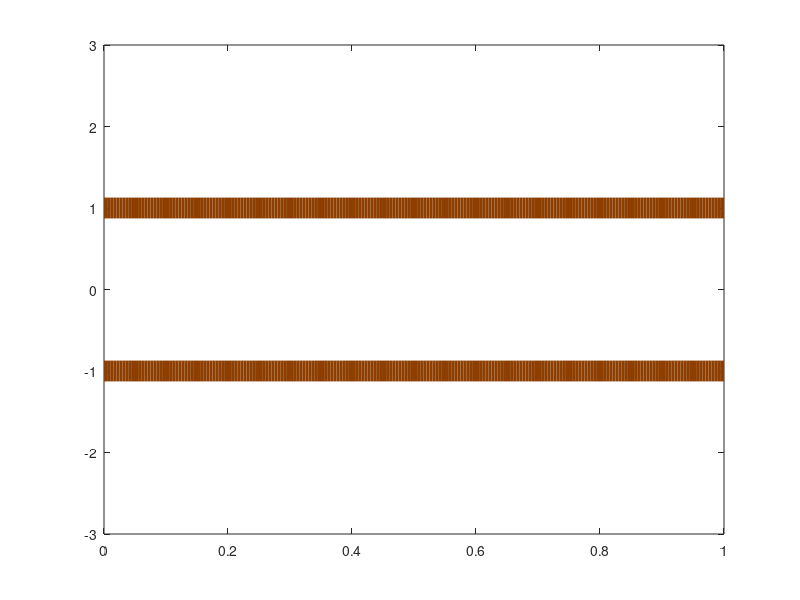

The MATLAB source for this figure: (Note: this script raises an error after producing the figure.)
% Figure_4S1_Generate.m
% Script used to generate Figure 4 -- Supplemental Figure 1 from 
% Barendregt et al., 2022.

clear

% Define simulation variables for reward change task simulations:
T = 1; dt = 0.005; t = 0:dt:T;
m = 10;

% Define simulation parameters to construct empirical response time
% distributions:
N_trial = 1e4;
mid = linspace(0,1,25);
edges = [mid-0.5*(mid(1)+mid(2)) mid(end)+0.5*(mid(1)+mid(2))];

% Define Const model parameters and plotting colors:
theta_0 = linspace(1,3,4);
color = {'#8d3e01','#c05402','#f26a02','#fd862a'};

f1 = figure; f2 = figure;
for i = 1:length(theta_0)

    % Construct threshold for Const model:
    thresh = theta_0(i)*ones(1,length(t));
    
    % Plot threshold dynamics of Const model (Fig. 4S1 A):
    figure(f1)
    plot(t,thresh,'linewidth',15,'color',color{i})
    hold on
    plot(t,-thresh,'linewidth',15,'color',color{i})
    ylim([-3 3])
    
    % Generate response distribution for Const model with given threshold 
    % (Fig. 4S1 A):
    RT = NaN(1,N_trial);
    y = RDMD_trial_generate(m,T,dt,0,N_trial);
    for n = 1:N_trial
        RT(n) = RDMD_sim_norm(y(n,:),T,dt,thresh,0);
    end
    RT = histcounts(RT,edges,'normalization','pdf');
    
    figure(f2)
    stairs(edges,[RT 0],'linewidth',15,'color',color{i})
    hold on
    xlim([0 T])
end
figure(f1)
plot(t,zeros(1,length(t)),'k--','linewidth',5)

% Define UGM parameters and plotting colors:
tau = 0.2; sigma = 0.7; a = 3;
theta_0 = linspace(0.1,2,4);
color = {'#4f4a8c','#655faa','#8581bc','#a5a2ce'};

f3 = figure; f4 = figure;
for i = 1:length(theta_0)

    % Construct threshold for UGM:
    thresh = theta_0(i)./(a*t);
    
    % Plot threshold dynamics of UGM (Fig. 4S1 B):
    figure(f3)
    plot(t,thresh,'linewidth',15,'color',color{i})
    hold on
    plot(t,-thresh,'linewidth',15,'color',color{i})
    xlim([0 T]); ylim([-3 3])
    
    % Generate response distribution for Const model with given threshold 
    % (Fig. 4S1 B):
    RT = NaN(1,N_trial);
    [~,p] = RDMD_trial_generate(m,T,dt,0,N_trial);
    for n = 1:N_trial
        RT(n) = RDMD_sim_UGM(p(n,:),T,dt,theta_0(i),a,sigma,tau,0);
    end
    RT = histcounts(RT,edges,'normalization','pdf');
    
    figure(f4)
    stairs(edges,[RT 0],'linewidth',15,'color',color{i})
    hold on
    xlim([0 T])
end
figure(f3)
plot(t,zeros(1,length(t)),'k--','linewidth',5)